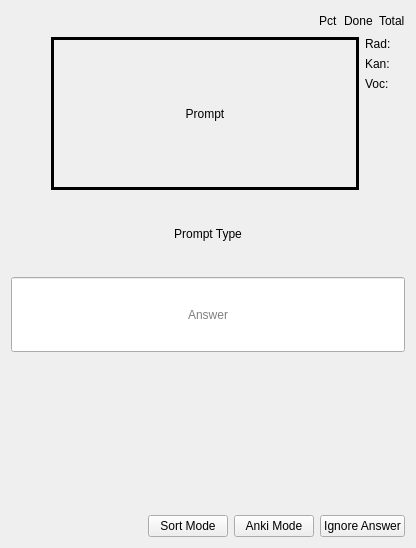
<?xml version="1.0" encoding="UTF-8"?>
<ui version="4.0">
 <class>Form</class>
 <widget class="QWidget" name="Form">
  <property name="geometry">
   <rect>
    <x>0</x>
    <y>0</y>
    <width>416</width>
    <height>548</height>
   </rect>
  </property>
  <property name="windowTitle">
   <string>Form</string>
  </property>
  <layout class="QVBoxLayout" name="verticalLayout_2">
   <item>
    <layout class="QHBoxLayout" name="horizontalLayout_2">
     <item>
      <spacer name="horizontalSpacer_3">
       <property name="orientation">
        <enum>Qt::Horizontal</enum>
       </property>
       <property name="sizeHint" stdset="0">
        <size>
         <width>40</width>
         <height>20</height>
        </size>
       </property>
      </spacer>
     </item>
     <item>
      <widget class="QLabel" name="percentCorrect">
       <property name="text">
        <string>Pct</string>
       </property>
      </widget>
     </item>
     <item>
      <widget class="QLabel" name="totalDone">
       <property name="text">
        <string>Done</string>
       </property>
      </widget>
     </item>
     <item>
      <widget class="QLabel" name="totalToDo">
       <property name="text">
        <string>Total</string>
       </property>
      </widget>
     </item>
    </layout>
   </item>
   <item>
    <layout class="QVBoxLayout" name="verticalLayout">
     <item>
      <layout class="QHBoxLayout" name="horizontalLayout">
       <item>
        <spacer name="horizontalSpacer_2">
         <property name="orientation">
          <enum>Qt::Horizontal</enum>
         </property>
         <property name="sizeType">
          <enum>QSizePolicy::Fixed</enum>
         </property>
         <property name="sizeHint" stdset="0">
          <size>
           <width>40</width>
           <height>20</height>
          </size>
         </property>
        </spacer>
       </item>
       <item>
        <widget class="QLabel" name="promptLabel">
         <property name="sizePolicy">
          <sizepolicy hsizetype="Expanding" vsizetype="Preferred">
           <horstretch>0</horstretch>
           <verstretch>0</verstretch>
          </sizepolicy>
         </property>
         <property name="minimumSize">
          <size>
           <width>300</width>
           <height>0</height>
          </size>
         </property>
         <property name="frameShape">
          <enum>QFrame::Box</enum>
         </property>
         <property name="lineWidth">
          <number>3</number>
         </property>
         <property name="text">
          <string>Prompt</string>
         </property>
         <property name="alignment">
          <set>Qt::AlignCenter</set>
         </property>
        </widget>
       </item>
       <item>
        <layout class="QVBoxLayout" name="verticalLayout_3">
         <item>
          <widget class="QLabel" name="radicalCountToDo">
           <property name="sizePolicy">
            <sizepolicy hsizetype="Fixed" vsizetype="Preferred">
             <horstretch>0</horstretch>
             <verstretch>0</verstretch>
            </sizepolicy>
           </property>
           <property name="minimumSize">
            <size>
             <width>40</width>
             <height>0</height>
            </size>
           </property>
           <property name="text">
            <string>Rad: </string>
           </property>
          </widget>
         </item>
         <item>
          <widget class="QLabel" name="kanjiCountToDo">
           <property name="sizePolicy">
            <sizepolicy hsizetype="Fixed" vsizetype="Preferred">
             <horstretch>0</horstretch>
             <verstretch>0</verstretch>
            </sizepolicy>
           </property>
           <property name="minimumSize">
            <size>
             <width>40</width>
             <height>0</height>
            </size>
           </property>
           <property name="text">
            <string>Kan:</string>
           </property>
          </widget>
         </item>
         <item>
          <widget class="QLabel" name="vocabularyCountToDo">
           <property name="sizePolicy">
            <sizepolicy hsizetype="Fixed" vsizetype="Preferred">
             <horstretch>0</horstretch>
             <verstretch>0</verstretch>
            </sizepolicy>
           </property>
           <property name="minimumSize">
            <size>
             <width>40</width>
             <height>0</height>
            </size>
           </property>
           <property name="text">
            <string>Voc:</string>
           </property>
          </widget>
         </item>
         <item>
          <spacer name="verticalSpacer">
           <property name="orientation">
            <enum>Qt::Vertical</enum>
           </property>
           <property name="sizeHint" stdset="0">
            <size>
             <width>20</width>
             <height>40</height>
            </size>
           </property>
          </spacer>
         </item>
        </layout>
       </item>
      </layout>
     </item>
    </layout>
   </item>
   <item>
    <widget class="QLabel" name="promptType">
     <property name="minimumSize">
      <size>
       <width>0</width>
       <height>75</height>
      </size>
     </property>
     <property name="text">
      <string>Prompt Type</string>
     </property>
     <property name="alignment">
      <set>Qt::AlignCenter</set>
     </property>
    </widget>
   </item>
   <item>
    <widget class="QLineEdit" name="answerBox">
     <property name="minimumSize">
      <size>
       <width>0</width>
       <height>75</height>
      </size>
     </property>
     <property name="alignment">
      <set>Qt::AlignCenter</set>
     </property>
     <property name="placeholderText">
      <string>Answer</string>
     </property>
    </widget>
   </item>
   <item>
    <spacer name="horizontalSpacer_4">
     <property name="orientation">
      <enum>Qt::Vertical</enum>
     </property>
     <property name="sizeType">
      <enum>QSizePolicy::Preferred</enum>
     </property>
     <property name="sizeHint" stdset="0">
      <size>
       <width>0</width>
       <height>157</height>
      </size>
     </property>
    </spacer>
   </item>
   <item>
    <layout class="QHBoxLayout" name="horizontalLayout_3">
     <item>
      <spacer name="horizontalSpacer_5">
       <property name="orientation">
        <enum>Qt::Horizontal</enum>
       </property>
       <property name="sizeHint" stdset="0">
        <size>
         <width>40</width>
         <height>20</height>
        </size>
       </property>
      </spacer>
     </item>
     <item>
      <widget class="QPushButton" name="sortMode">
       <property name="text">
        <string>Sort Mode</string>
       </property>
      </widget>
     </item>
     <item>
      <widget class="QPushButton" name="reviewMode">
       <property name="text">
        <string>Anki Mode</string>
       </property>
      </widget>
     </item>
     <item>
      <widget class="QPushButton" name="ignoreAnswer">
       <property name="text">
        <string>Ignore Answer</string>
       </property>
      </widget>
     </item>
    </layout>
   </item>
  </layout>
 </widget>
 <resources/>
 <connections/>
</ui>
